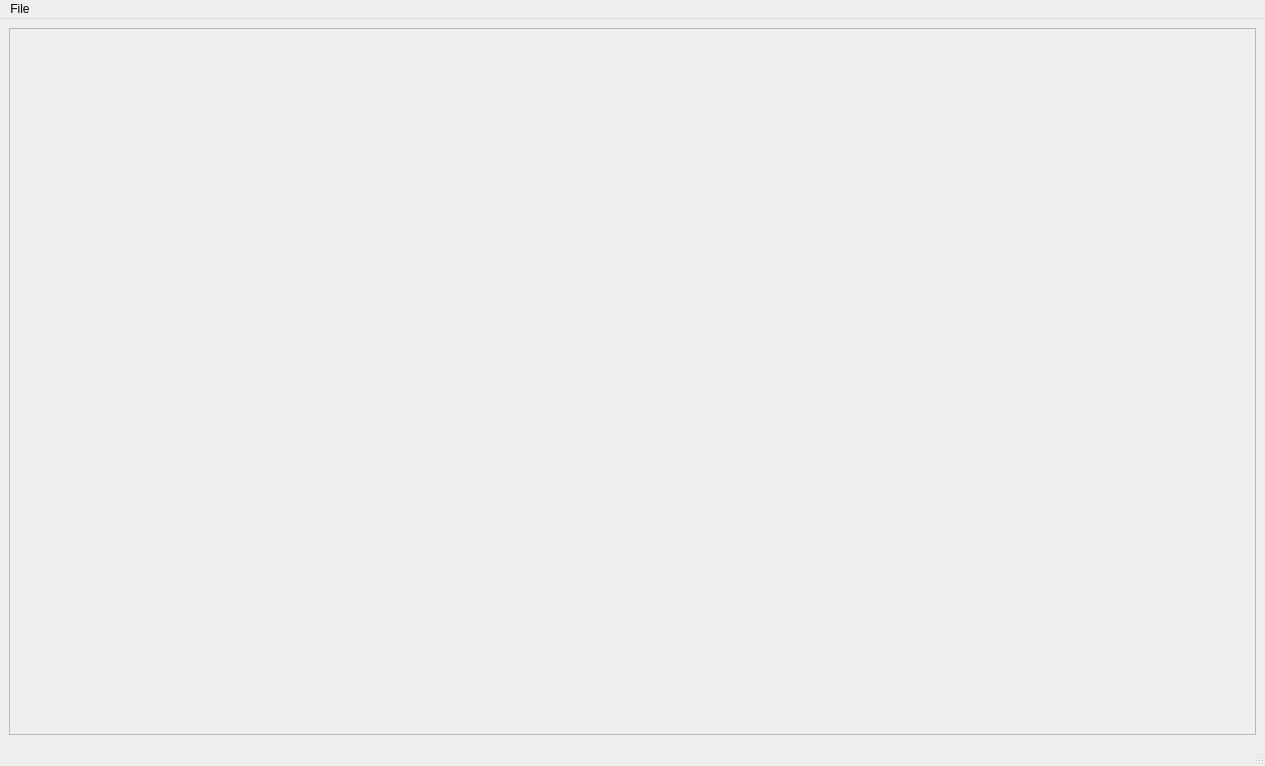
<?xml version="1.0" encoding="UTF-8"?>
<ui version="4.0">
 <class>MainWindow</class>
 <widget class="QMainWindow" name="MainWindow">
  <property name="geometry">
   <rect>
    <x>0</x>
    <y>0</y>
    <width>1265</width>
    <height>766</height>
   </rect>
  </property>
  <property name="windowTitle">
   <string>MainWindow</string>
  </property>
  <widget class="QWidget" name="centralwidget">
   <layout class="QGridLayout" name="gridLayout">
    <item row="0" column="0">
     <widget class="QScrollArea" name="scrollArea">
      <property name="minimumSize">
       <size>
        <width>1100</width>
        <height>0</height>
       </size>
      </property>
      <property name="widgetResizable">
       <bool>true</bool>
      </property>
      <widget class="QWidget" name="scrollAreaWidgetContents">
       <property name="geometry">
        <rect>
         <x>0</x>
         <y>0</y>
         <width>1245</width>
         <height>703</height>
        </rect>
       </property>
       <layout class="QGridLayout" name="gridLayout_2">
        <item row="0" column="0">
         <widget class="QWidget" name="scrollAreaWidget" native="true"/>
        </item>
       </layout>
      </widget>
     </widget>
    </item>
   </layout>
  </widget>
  <widget class="QMenuBar" name="menubar">
   <property name="geometry">
    <rect>
     <x>0</x>
     <y>0</y>
     <width>1265</width>
     <height>22</height>
    </rect>
   </property>
   <widget class="QMenu" name="menuFile">
    <property name="title">
     <string>File</string>
    </property>
    <addaction name="actionAdd_Expression"/>
   </widget>
   <addaction name="menuFile"/>
  </widget>
  <widget class="QStatusBar" name="statusbar"/>
  <action name="actionAdd_Expression">
   <property name="text">
    <string>Add Expression</string>
   </property>
  </action>
 </widget>
 <resources/>
 <connections/>
</ui>
